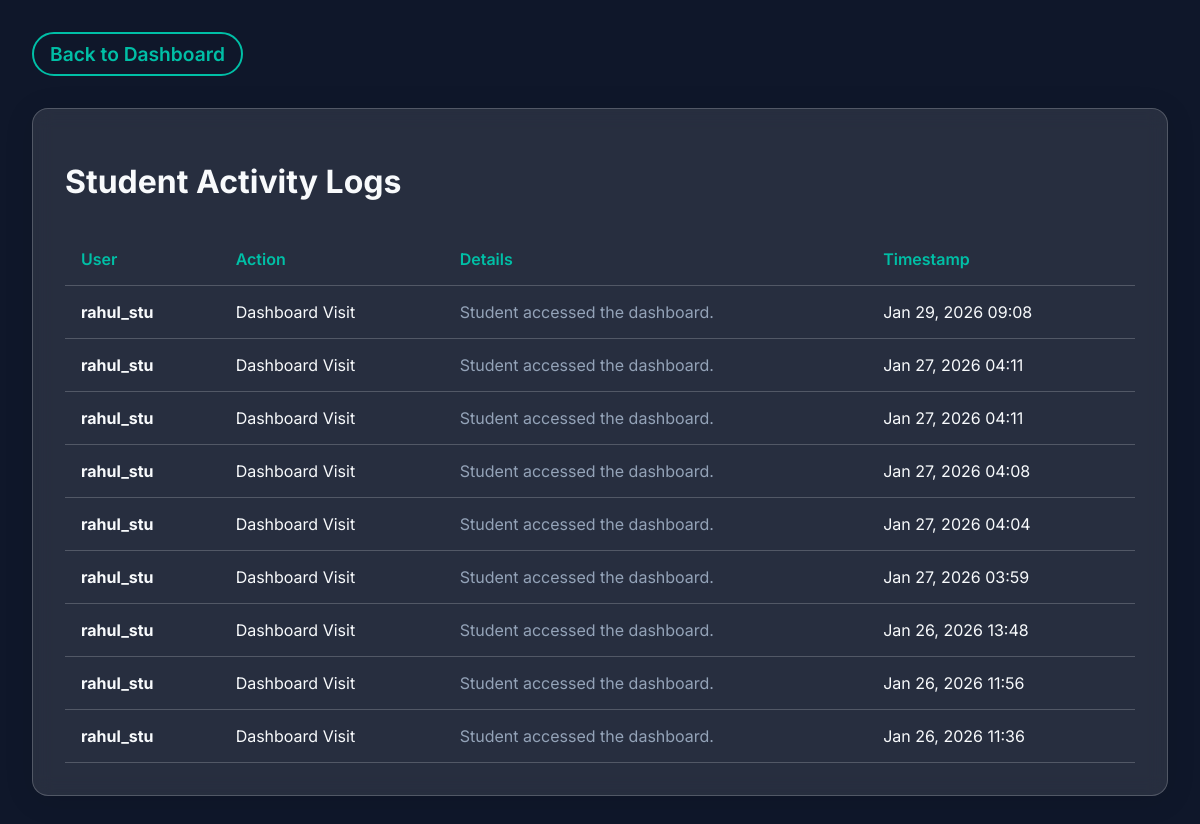
Page /teacher/activity_logs/ (signed in) on the committed database.
### main/models.py (models this page shows, shortened)
class ActivityLog(models.Model):
    user = models.ForeignKey(User, on_delete=models.CASCADE)
    action = models.CharField(max_length=255)
    details = models.TextField(blank=True, null=True)
    timestamp = models.DateTimeField(auto_now_add=True)

### teacher/views.py (the view)
# urls.py: path('activity_logs/', views.activity_logs, name='activity_logs'),
@login_required
@user_passes_test(is_teacher)
def activity_logs(request):
    logs = ActivityLog.objects.all().order_by('-timestamp')
    return render(request, 'teacher/activity_logs.html', {'logs': logs})

### teacher/views.py (called while the page is built)
def is_teacher(user):
    return user.is_staff or user.is_superuser

### teacher/templates/teacher/activity_logs.html (shortened to what this page needs)
{% load static %}
<!DOCTYPE html>
<html lang="en">
<head>
    <link rel="stylesheet" href="{% static 'css/style.css' %}">
</head>
<body>
    <div style="padding: 2rem;">
        <a href="{% url 'teacher_dashboard' %}" class="btn-modern btn-secondary"
            style="padding: 0.5rem 1rem; margin-bottom: 2rem;">Back to Dashboard</a>
        <div class="glass-panel">
            <h1 class="section-title">Student Activity Logs</h1>
            <table class="log-table">
                <thead>
                    <tr>
                        <th>User</th>
                        <th>Action</th>
                        <th>Details</th>
                        <th>Timestamp</th>
                    </tr>
                </thead>
                <tbody>
                    {% for log in logs %}
                    <tr>
                        <td><strong>{{ log.user.username }}</strong></td>
                        <td>{{ log.action }}</td>
                        <td style="color: #94a3b8;">{{ log.details|default:"-" }}</td>
                        <td>{{ log.timestamp|date:"M d, Y H:i" }}</td>
                    </tr>
                    {% empty %}
                    <tr>
                        <td colspan="4">No logs available.</td>
                    </tr>
                    {% endfor %}
                </tbody>
            </table>
        </div>
    </div>
</body>
</html>

### static/css/style.css (style rules this page uses)
:root { --primary-color: #6C63FF; --secondary-color: #00BFA6; --bg-color: #0f172a; --text-color: #f8fafc; --glass-bg: rgba(255, 255, 255, 0.1); --glass-border: rgba(255, 255, 255, 0.2); }
body { margin: 0; font-family: 'Inter', sans-serif; background-color: var(--bg-color); color: var(--text-color); overflow-x: hidden; }
.glass-panel { background: var(--glass-bg); backdrop-filter: blur(10px); -webkit-backdrop-filter: blur(10px); border: 1px solid var(--glass-border); border-radius: 16px; padding: 2rem; box-shadow: 0 4px 30px rgba(0, 0, 0, 0.1); }
.btn-modern { padding: 1rem 2.5rem; font-size: 1.2rem; font-weight: 600; border: none; border-radius: 50px; cursor: pointer; transition: transform 0.3s ease, box-shadow 0.3s ease; text-decoration: none; display: inline-block; }
.btn-secondary { background: transparent; border: 2px solid var(--secondary-color); color: var(--secondary-color); }

### teacher/templates/teacher/activity_logs.html (style rules this page uses)
.log-table { width: 100%; border-collapse: collapse; margin-top: 2rem; }
.log-table th, .log-table td { text-align: left; padding: 1rem; border-bottom: 1px solid var(--glass-border); }
.log-table th { color: var(--secondary-color); font-weight: 600; }

### rows in the picture
ActivityLog: user.username "rahul_stu", action "Dashboard Visit", details "Student accessed the dashboard.", timestamp "Jan 29, 2026 09:08"
ActivityLog: user.username "rahul_stu", action "Dashboard Visit", details "Student accessed the dashboard.", timestamp "Jan 27, 2026 04:11"
ActivityLog: user.username "rahul_stu", action "Dashboard Visit", details "Student accessed the dashboard.", timestamp "Jan 27, 2026 04:11"
ActivityLog: user.username "rahul_stu", action "Dashboard Visit", details "Student accessed the dashboard.", timestamp "Jan 27, 2026 04:08"
ActivityLog: user.username "rahul_stu", action "Dashboard Visit", details "Student accessed the dashboard.", timestamp "Jan 27, 2026 04:04"
ActivityLog: user.username "rahul_stu", action "Dashboard Visit", details "Student accessed the dashboard.", timestamp "Jan 27, 2026 03:59"
ActivityLog: user.username "rahul_stu", action "Dashboard Visit", details "Student accessed the dashboard.", timestamp "Jan 26, 2026 13:48"
ActivityLog: user.username "rahul_stu", action "Dashboard Visit", details "Student accessed the dashboard.", timestamp "Jan 26, 2026 11:56"
ActivityLog: user.username "rahul_stu", action "Dashboard Visit", details "Student accessed the dashboard.", timestamp "Jan 26, 2026 11:36"
